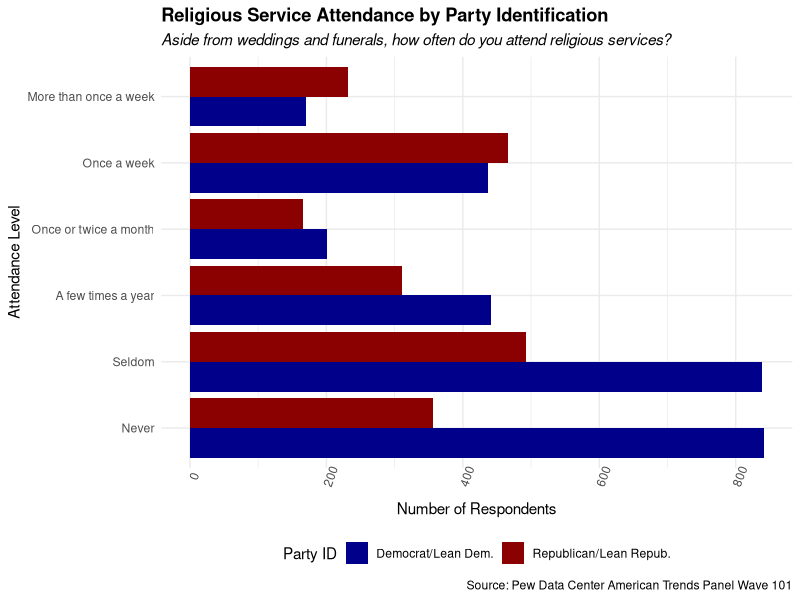
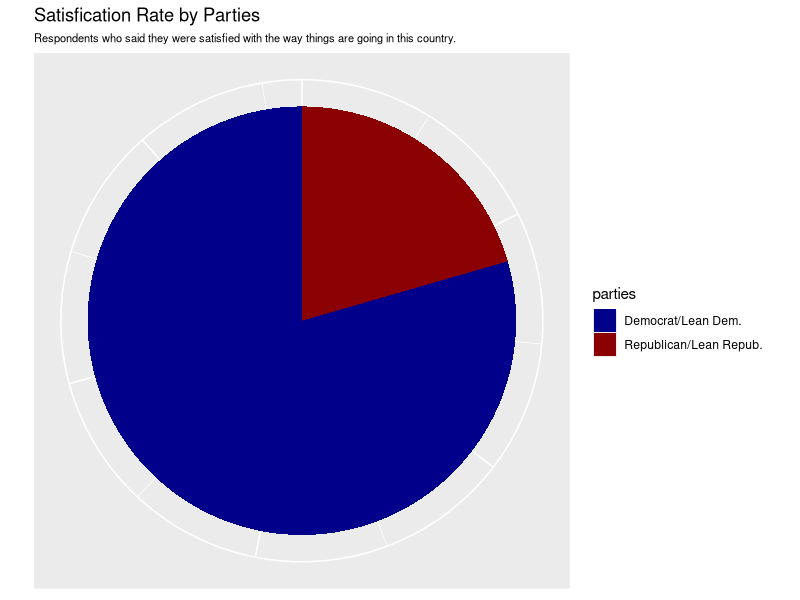
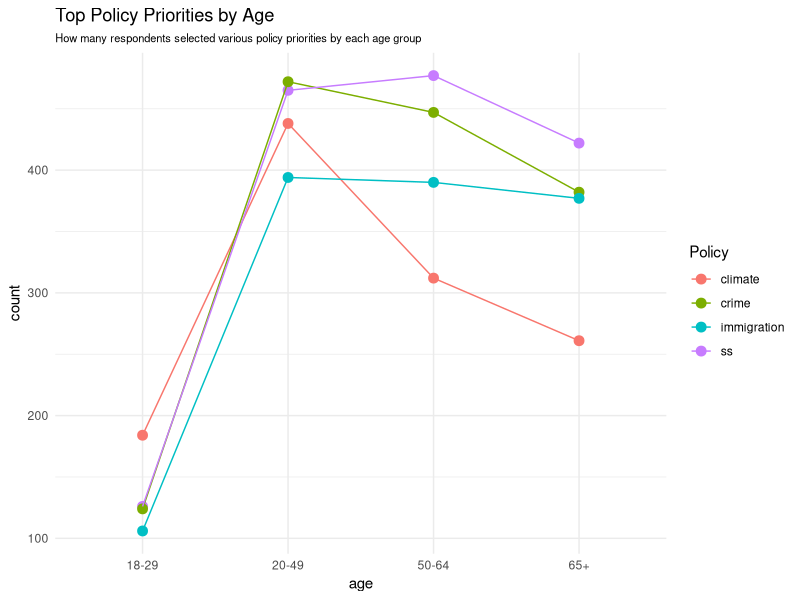

R code for these plots, in order:
## ---- chunk 1
#| echo: false
#| message: false
 
library (tidyverse)
library (haven)
data <- read_sav("data/ATP_W101.sav")
## ---- chunk 2
#| code-fold: true
#| code-summary: "Show data cleaning code"

# create data for first chart
chart1data <- data %>%
  filter(F_PARTYSUM_FINAL == 1 | F_PARTYSUM_FINAL == 2 ) %>%
  mutate(parties = case_when(F_PARTYSUM_FINAL == 1 ~"Republican/Lean Repub.", 
                             F_PARTYSUM_FINAL == 2 ~ "Democrat/Lean Dem.", 
                             TRUE~NA_character_)) %>%
  mutate(religiousactivity = case_when(F_ATTEND ==1 ~ "More than once a week", 
                                       F_ATTEND == 2 ~ "Once a week", 
                                       F_ATTEND == 3 ~ "Once or twice a month", 
                                       F_ATTEND ==4 ~ "A few times a year", 
                                       F_ATTEND ==5 ~ "Seldom", 
                                       F_ATTEND ==6 ~ "Never", 
                                       TRUE~NA_character_ ))

# create levels for religious activity variable
rel_levels = c("Never", "Seldom", "A few times a year", "Once or twice a month", "Once a week", "More than once a week")  

# factor the religious activity variable
chart1data <- chart1data %>% 
  mutate(religiousactivity = factor(religiousactivity, levels = rel_levels))
## ---- chunk 3
#| code-fold: true
#| code-summary: "Show code for chart"
#| message: false

chart1 <- chart1data %>% 
  filter(!is.na(religiousactivity)) %>%
  ggplot(aes(religiousactivity, fill=parties)) +
  geom_bar(position = "dodge") +
  scale_fill_manual(values = c("darkblue", "darkred")) +
  coord_flip() +
  theme_minimal() +
  labs(
    title = "Religious Service Attendance by Party Identification",
    subtitle = "Aside from weddings and funerals, how often do you attend religious services?",
    x = "Attendance Level",
    y = "Number of Respondents",
    caption = "Source: Pew Data Center American Trends Panel Wave 101",
    fill = "Party ID"
  ) +
  theme(
    axis.text.x = element_text(angle = 70), 
    legend.position = "bottom",
    plot.title = element_text(face = "bold"),
    plot.subtitle = element_text(face = "italic")
  )

chart1
## ---- chunk 4

#| code-fold: true
#| code-summary: "Show data cleaning code"

chart2data <- chart1data %>%
  filter(SATIS_W101 != 99) %>%
  mutate(satisfied = ifelse(SATIS_W101==1, 1, 0)) %>%
  mutate(notsatisfied = ifelse(SATIS_W101==2, 1, 0)) %>%
  group_by(parties) %>%
  summarize(satisfied = sum(satisfied), notsatisfied = sum(notsatisfied))

## ---- chunk 5
#| code-fold: true
#| code-summary: "Show code for chart"
#| message: false

chart2 <- chart2data %>%
  ggplot(aes (x = "", y =satisfied, fill=parties)) +
    geom_col() +
      coord_polar("y", start=0) +
        scale_fill_manual(values = c("darkblue", "darkred")) +
          theme (axis.text = element_blank(),axis.ticks = element_blank(), axis.title = element_blank(), plot.subtitle =   element_text(size = 8)) +
            labs(
    title = "Satisfication Rate by Parties",
    subtitle = "Respondents who said they were satisfied with the way things are going in this country." )

chart2
  
## ---- chunk 6

#| code-fold: true
#| code-summary: "Show data cleaning code"

chart3data <- data %>%
  filter(F_AGECAT != 99) %>%
    mutate(age = case_when(F_AGECAT ==1 ~"18-29", 
                           F_AGECAT==2 ~ "20-49", 
                           F_AGECAT==3 ~ "50-64", 
                           F_AGECAT ==4 ~ "65+", TRUE~NA_character_ )) %>%
  group_by(age) %>%
  summarize(ss = sum(PRIPRES_SC_W101==1, na.rm = TRUE),
            climate = sum(PRIPRES_GCC_W101==1, na.rm = TRUE), 
            crime = sum(PRIPRES_CRI_W101==1, na.rm = TRUE), 
            immigration = sum(PRIPRES_IMM_W101==1, na.rm = TRUE)) %>%
  pivot_longer(cols = 2:5, names_to = "Policy", values_to = "count")

## ---- chunk 7

chart3 <- chart3data %>%
  ggplot(aes(age, count, color=Policy)) +
    geom_point(size = 3) +
    geom_line(aes(group = Policy)) + 
  theme_minimal() +
  theme( plot.subtitle = element_text(size = 8)) +
  labs(
    title = "Top Policy Priorities by Age",
    subtitle = "How many respondents selected various policy priorities by each age group" )

chart3  
